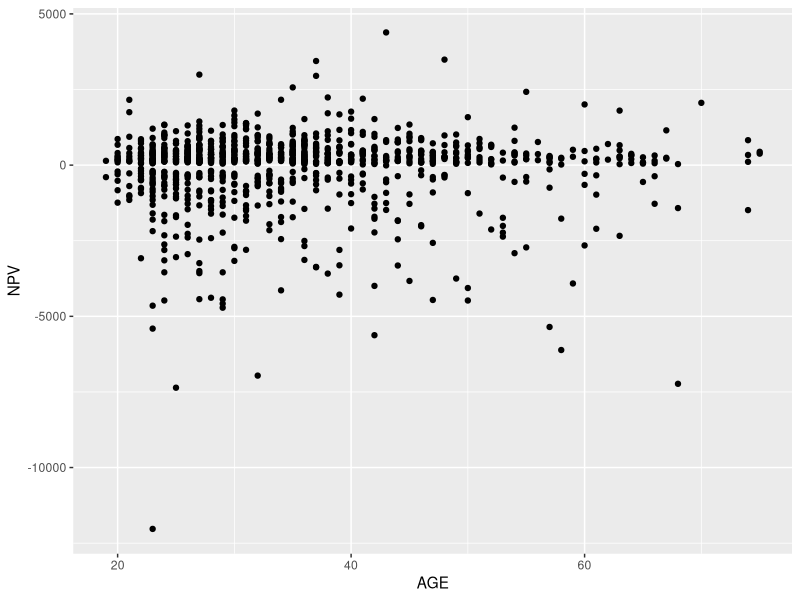

R code for this plot:
#install.package("readr")
#install.package("tidyr")
#install.package("dplyr")
#install.packages("tidyverse")
#install.packages("ggplot2")
#install.packages("forecast")
#load library
#library(readr)
#library(tidyr)
#library(dplyr)
setwd("H:/My Drive/BUSM761_DataMining/22SP_BUSM761/IA1")
library(tidyverse)
library(forecast)
Credit<-read.csv("credit_dataonly.csv")
#basic
ggplot(Credit, aes(x=AGE, y=NPV)) + geom_point()
#to make our lives a little easier lets define which variables should be factors
Credit$GENDER<-factor(Credit$GENDER)
Credit$CHK_ACCT<-factor(Credit$CHK_ACCT)
Credit$SAV_ACCT<-factor(Credit$SAV_ACCT)
Credit$HISTORY<-factor(Credit$HISTORY)
Credit$PRESENT_RESIDENT<-factor(Credit$PRESENT_RESIDENT)
Credit$EMPLOYMENT<-factor(Credit$EMPLOYMENT)
Credit$JOB<-factor(Credit$JOB)
Credit$TYPE<-factor(Credit$TYPE)

#For all of us to get the same results, lets set the seed of the random number generator:
set.seed(1)

#Now lets split up the Credit data into 70% training and 30% testing : 
Train <- Credit %>% sample_frac(0.7) 
Validation <- Credit %>% anti_join(Train, by="OBS") 

#Our goal is to predict NPV based on the characteristics of the credit applicant. 
#use what you have learned from our exploration and add some key variables: 
lm1 <- lm(NPV ~ AGE + CHK_ACCT+ SAV_ACCT + NUM_CREDITS + DURATION, data=Train)
summary(lm1)

#Analyzing predictive performance:
Lm_Train_Predictions <- predict(lm1)
Lm_Validation_Predictions <- predict(lm1, newdata=Validation)

# training
accuracy(Lm_Train_Predictions, Train$NPV)
# validation
accuracy(Lm_Validation_Predictions, Validation$NPV)

#can you do better? 

#we can also implement variable selection 

############ adding varible selection #################

#resplit
Train <- Credit %>% sample_frac(0.7) 
Validation <- Credit %>% anti_join(Train, by="OBS") 

#Now we can run a stepwise regression, it takes two steps: 
#first we need to define the full model, then we feed that into the stepwise regression

#define a linear regression model using all variables except OBS and CREDIT_EXTENDED
lm1 <- lm(NPV ~ .-OBS -CREDIT_EXTENDED, data=Train)

#fit a backwards regression
lm.step <- step(lm1, direction = "backward")
summary(lm.step)  # Which variables did it drop?

#Your turn: get the predictions and performance measures

#to compare to forward selection or stepwise selction change the direciton to "forward" or "both"



#####################################################
############# PART III #############################
##################################################

#If you want to analyze the predictions in Excel, this code will add a sample
#indicator and the predictions to the Credit dataset

#add the predictions to the training and testing sets 
Train<-data.frame(Train, "Predicted" = Lm_Train_Predictions)
Validation<-data.frame(Validation, "Predicted" = Lm_Validation_Predictions)

#add an indicator of whether the data was in the Training or Validation
Train <- Train %>% mutate(MySample="T")
Validation <- Validation %>% mutate(MySample="V") 

#combine the training and testing
Credit<-rbind(Train,Validation)

#write the results to a flat file 
write.csv(Credit,"credit_with_predictions.csv", row.names = FALSE)